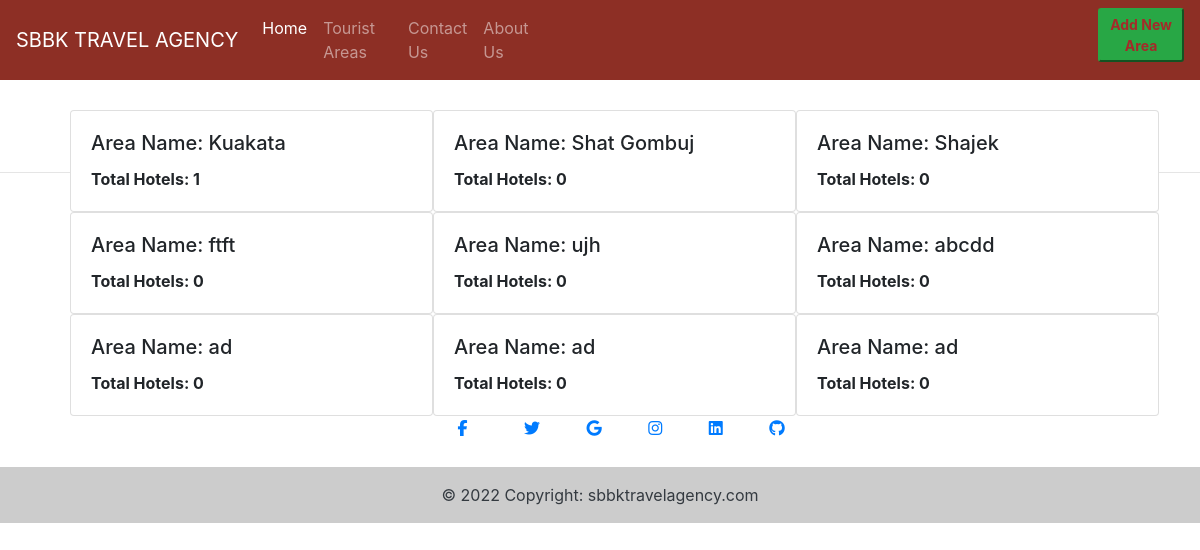
The page /area on the database its author committed.
### travel/models.py (models this page shows, shortened)
class TouristArea(models.Model):
    id = models.AutoField
    name = models.CharField(max_length=50)
    district = models.CharField(max_length=50)
    upazilla = models.CharField(max_length=50)
    distanceFromDhaka =models.IntegerField(default=0)
    image = models.ImageField(upload_to='area_img',null=True,blank=True)
    def totalHotel(self):
        a=Hotel.objects.filter(touristArea=self).count()
        return a

### travel/views.py (the view)
# urls.py: path("area",views.touristAreas,name="TouristAreas"),
def touristAreas(request):
    areas = TouristArea.objects.all()
    param = {"areas":areas}
    return render(request,'touristAreas.html',param)

### travel/templates/touristAreas.html (shortened to what this page needs)
{% extends 'base.html' %}
{% load static %}
{% block list %}
<li class="nav-item"style = "margin-left:35rem">
  <button class ="btn-success btn-sm"  >
  <a href="/addNewArea" style = "text-decoration: none; color :brown"><b>Add New Area</b></a>
</button>
</li>
{% endblock %}
{% block body %}
<div style="padding:30px;">
<ul>
{% for i in areas %}
<div class="card" style="width: 33%;float:left;">
    <div class="card-body">
      <h5 class="card-title">Area Name: {{i.name}}</h5>
      <b>Total Hotels: {{i.totalHotel}}</b>
    </div>
  </div>
{% endfor %}
</ul>
</div>
{% endblock %}

### travel/templates/base.html (shortened to what this page needs)
<!doctype html>
<html lang="en">
  <head>
    <link rel="stylesheet" href="https://cdn.jsdelivr.net/npm/bootstrap@4.0.0/dist/css/bootstrap.min.css">
  </head>
  <body>
    <nav class="navbar navbar-expand-lg navbar-dark bg-dark" style="background-color:rgb(141, 47, 37)!important;">
        <a class="navbar-brand" href="../">SBBK TRAVEL AGENCY</a>
        <div class="collapse navbar-collapse" id="navbarSupportedContent">
          <ul class="navbar-nav mr-auto">
            <li class="nav-item active">
              <a class="nav-link" href="../">Home <span class="sr-only">(current)</span></a>
            </li>
            <li class="nav-item">
              <a class="nav-link" href="area">Tourist Areas</a>
            </li>
            <li class="nav-item">
              <a class="nav-link" href="#">Contact Us</a>
            </li>
            <li class="nav-item">
                <a class="nav-link" href="#">About Us</a>
              </li>
              {% block list %}{% endblock %}
          </ul>
        </div>
      </nav>
  </body>
</html>
{% block body %}
{% endblock %}
<footer class="text-center text-white" style="background-color:white!important;width: 100%;">
    <div class="container pt-4">
      <section class="mb-4">
        <a
          class="btn btn-link btn-floating btn-lg text-dark m-1"
          href="#!"
          role="button"
          data-mdb-ripple-color="dark"><a href ="https://www.facebook.com/skRakibmazumder"><i class="fab fa-facebook-f"> </a>
            </i></a>
        <a class="btn btn-link btn-floating btn-lg text-dark m-1" href="#!"
          role="button"
          data-mdb-ripple-color="dark"
          ><a href =" https://twitter.com/SkRakib28"><i class="fab fa-twitter"></a></i
        ></a>
        <a
          class="btn btn-link btn-floating btn-lg text-dark m-1"
          href="#!"
          role="button"
          data-mdb-ripple-color="dark"
          ><a href = "https://mail.google.com/mail/u/0/?tab=rm&ogbl#inbox"><i class="fab fa-google"></a></i
        ></a>
        <a
          class="btn btn-link btn-floating btn-lg text-dark m-1"
          href="#!"
          role="button"
          data-mdb-ripple-color="dark"
          ><a href = "https://www.instagram.com/_sk__rakib/"><i class="fab fa-instagram"></a></i
        ></a>
        <a
          class="btn btn-link btn-floating btn-lg text-dark m-1"
          href="#!"
          role="button"
          data-mdb-ripple-color="dark"
          ><a href = "https://www.linkedin.com/in/sk-rakib-67aa52239/"><i class="fab fa-linkedin"></a></i
        ></a>
        <a
          class="btn btn-link btn-floating btn-lg text-dark m-1"
          href="#!"
          role="button"
          data-mdb-ripple-color="dark"
          ><a href ="https://github.com/skrakib"><i class="fab fa-github"></a></i
        ></a>
      </section>
    </div>
    <div class="text-center text-dark p-3" style="background-color: rgba(0, 0, 0, 0.2);">
      © 2022 Copyright:
      <a class="text-dark" href="../">sbbktravelagency.com</a>
    </div>
  </footer>

### rows shown on the page
TouristArea: name "Kuakata", totalHotel "1"
TouristArea: name "Shat Gombuj", totalHotel "0"
TouristArea: name "Shajek", totalHotel "0"
TouristArea: name "ftft", totalHotel "0"
TouristArea: name "ujh", totalHotel "0"
TouristArea: name "abcdd", totalHotel "0"
TouristArea: name "ad", totalHotel "0"
TouristArea: name "ad", totalHotel "0"
TouristArea: name "ad", totalHotel "0"
